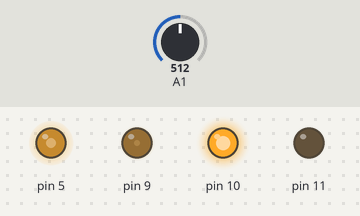
This sketch was run on a simulated Arduino Uno, built with avr-gcc and run on an emulated ATmega328P. Shown: output pins drawn as LEDs (lit = HIGH). The inputs (shaded band) are chosen by the test bench; at power-on: A1 = 512.

Above: at 1.2 s.
1.3 s: A1 set to 350
At 1.7 s:
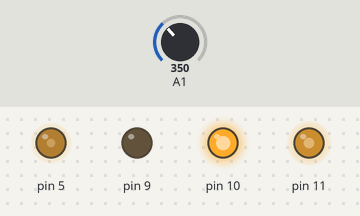
2.8 s: A1 set to 370
At 4.0 s:
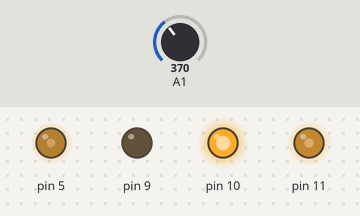
4.3 s: A1 set to 122
At 5.4 s:
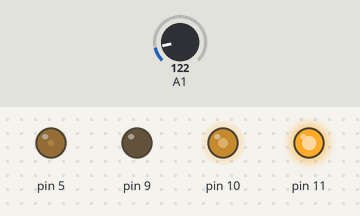
5.8 s: A1 set to 0
At 6.5 s:
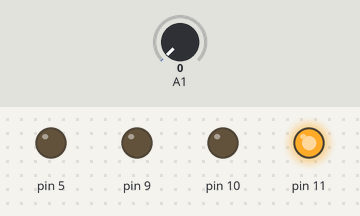
7.3 s: A1 set to 306
At 7.6 s:
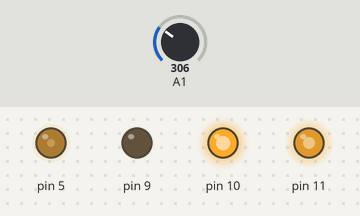
Timing chart, 0 to 9.8 s (numbered marks = the images above; inputs shaded):
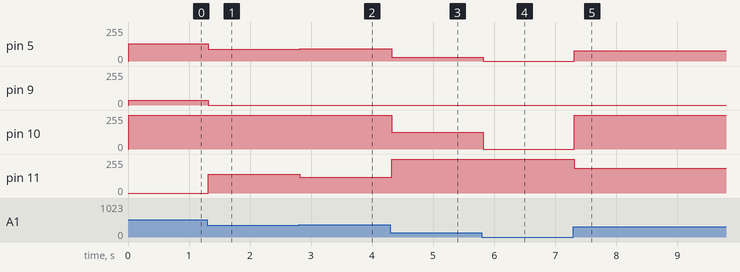

The sketch:

ColourBit.ino
```cpp
typedef struct {
    double r;       // a fraction between 0 and 1
    double g;       // a fraction between 0 and 1
    double b;       // a fraction between 0 and 1
} rgb;

typedef struct {
    double h;       // angle in degrees
    double s;       // a fraction between 0 and 1
    double v;       // a fraction between 0 and 1
} hsv;

static hsv   rgb2hsv(rgb in);
static rgb   hsv2rgb(hsv in);

void setup() {
    Serial.begin(9600); // baud rate 9600 bps
}

void loop() {
  int valPreviousBit = analogRead(PC1)>>2;

  //Do processing
  hsv input;
  input.h = double(valPreviousBit);
  input.s = 100/100;
  input.v = 100/100;
  rgb result = hsv2rgb(input);

  delay(10);

  analogWrite(9, (result.b*255));
  analogWrite(10, (result.g*255));
  analogWrite(11, (result.r*255));
  analogWrite(PD5, valPreviousBit);
}

//Code voor de omzetting van HSV(B) naar RGB:
//https://stackoverflow.com/questions/3018313/algorithm-to-convert-rgb-to-hsv-and-hsv-to-rgb-in-range-0-255-for-both
rgb hsv2rgb(hsv in)
{
    double      hh, p, q, t, ff;
    long        i;
    rgb         out;

    if(in.s <= 0.0) {       // < is bogus, just shuts up warnings
        out.r = in.v;
        out.g = in.v;
        out.b = in.v;
        return out;
    }
    hh = in.h;
    if(hh >= 360.0) hh = 0.0;
    hh /= 60.0;
    i = (long)hh;
    ff = hh - i;
    p = in.v * (1.0 - in.s);
    q = in.v * (1.0 - (in.s * ff));
    t = in.v * (1.0 - (in.s * (1.0 - ff)));

    switch(i) {
    case 0:
        out.r = in.v;
        out.g = t;
        out.b = p;
        break;
    case 1:
        out.r = q;
        out.g = in.v;
        out.b = p;
        break;
    case 2:
        out.r = p;
        out.g = in.v;
        out.b = t;
        break;

    case 3:
        out.r = p;
        out.g = q;
        out.b = in.v;
        break;
    case 4:
        out.r = t;
        out.g = p;
        out.b = in.v;
        break;
    case 5:
    default:
        out.r = in.v;
        out.g = p;
        out.b = q;
        break;
    }
    return out;
}
```

Measured:
- after the input at 1.3 s, pin 5: 128/255 → 87/255 at once; pin 9: 34/255 → 0/255 at once; pin 11: 0/255 → 140/255 at once
- after the input at 2.8 s, pin 5: 87/255 → 92/255 at once; pin 11: 140/255 → 119/255 at once
- after the input at 4.3 s, pin 5: 92/255 → 30/255 at once; pin 10: 255/255 → 127/255 at once; pin 11: 119/255 → 255/255 at once
- after the input at 5.8 s, pin 5: 30/255 → 0/255 at once; pin 10: 127/255 → 0/255 at once
- after the input at 7.3 s, pin 5: 0/255 → 76/255 at once; pin 10: 0/255 → 255/255 at once; pin 11: 255/255 → 187/255 at once
